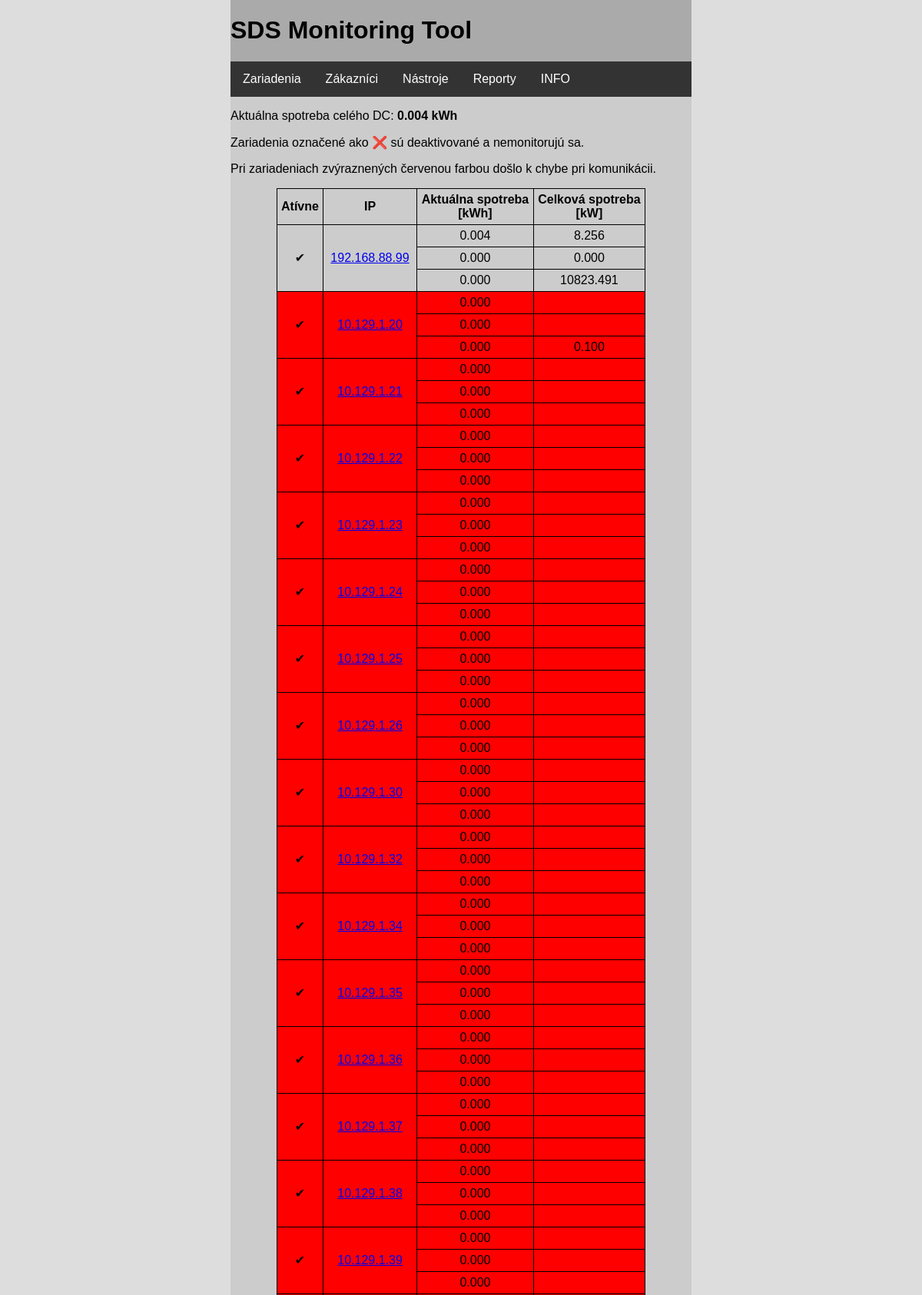
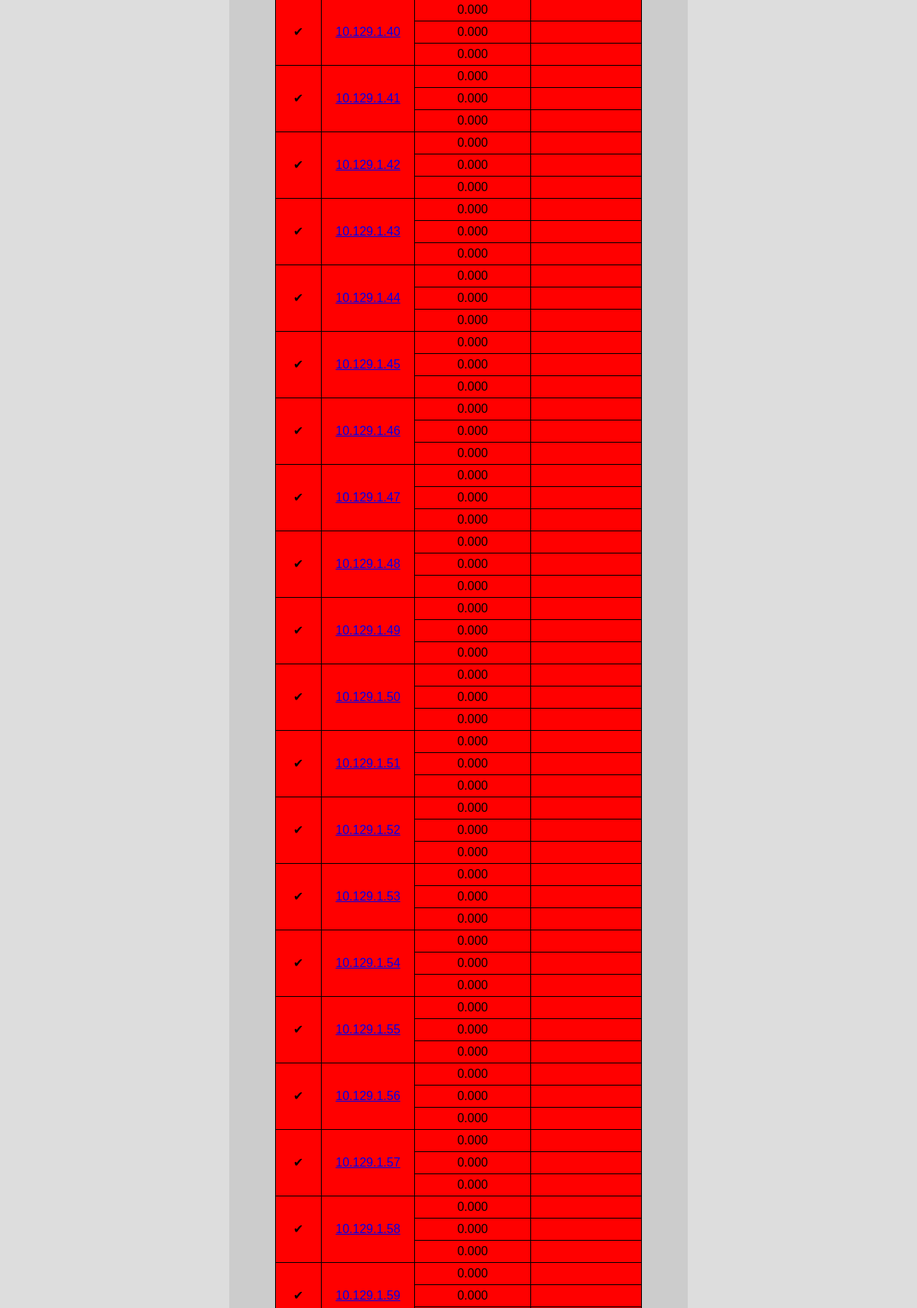
The page /smt/index.php (upper part) on the database its author committed (2 pictures, top to bottom).
### tables this page shows
CREATE TABLE `device` (
  `id` int(11) unsigned NOT NULL AUTO_INCREMENT,
  `name` varchar(20) DEFAULT NULL,
  `ip` varchar(15) NOT NULL,
  `mac` varchar(17) DEFAULT NULL,
  `uptime` int(20) unsigned DEFAULT NULL,
  `fwver` varchar(10) DEFAULT NULL,
  `active` tinyint(1) DEFAULT NULL,
  `s0_1_kw` decimal(11,3) unsigned DEFAULT NULL,
  `s0_1_kwh` decimal(11,3) unsigned DEFAULT NULL,
  `s0_2_kw` decimal(11,3) unsigned DEFAULT NULL,
  `s0_2_kwh` decimal(11,3) unsigned DEFAULT NULL,
  `s0_3_kw` decimal(11,3) unsigned DEFAULT NULL,
  `s0_3_kwh` decimal(11,3) unsigned DEFAULT NULL,
  `failed` tinyint(1) DEFAULT NULL,
  PRIMARY KEY (`id`),
  UNIQUE KEY `ip` (`ip`)
);

### smt/index.php (the view, shortened to what this page needs)
<?php include 'include/main.php'; ?>
<?php
try {
  $conn = pdo_connect_mysql();
  $stmt = $conn->prepare("SELECT active, id, ip, s0_1_kw, s0_1_kwh, s0_2_kw, s0_2_kwh, s0_3_kw, s0_3_kwh, failed FROM device;");
  $stmtSum = $conn->prepare("SELECT SUM(s0_1_kwh) + SUM(s0_2_kwh) + SUM(s0_3_kwh) AS total FROM device WHERE active=1;");
  $stmt->execute();
  $stmtSum->execute();
  $data = $stmt->fetchAll(PDO::FETCH_ASSOC);
  $kwhSum = $stmtSum->fetch(PDO::FETCH_ASSOC);
}
catch(PDOException $e) {
  echo $e->getMessage();
}
?>
    <main>
      <p>Aktuálna spotreba celého DC: <b><?=$kwhSum["total"]; ?> kWh</b></p>
      <p>Zariadenia označené ako &#x274c; sú deaktivované a nemonitorujú sa.</p>
      <p>Pri zariadeniach zvýraznených červenou farbou došlo k chybe pri komunikácii.</p>
      <table align="center" style="text-align: center; width: 80%">
        <tr>
          <th>Atívne</th>
          <th>IP</th>
          <th>Aktuálna spotreba [kWh]</th>
          <th>Celková spotreba [kW]</th>
        </tr>
<?php foreach ($data as $key=>$value): ?>
        <tr>
          <td rowspan="3" <?php if ($value["failed"] and $value["active"]): ?>class="bgWarning"<?php endif ?>><?php echo ($value["active"]) ? utf8_encode("&#x2714;") : utf8_encode("&#x274c;"); ?></td>
          <td rowspan="3" <?php if ($value["failed"] and $value["active"]): ?>class="bgWarning"<?php endif ?>><?php echo '<a href="device.php?id='.$value["id"].'">'.$value["ip"].'</a>'; ?></td>
          <td <?php if ($value["failed"] and $value["active"]): ?>class="bgWarning"<?php endif ?>><?=$value["s0_1_kwh"]; ?></td>
          <td <?php if ($value["failed"] and $value["active"]): ?>class="bgWarning"<?php endif ?>><?=$value["s0_1_kw"]; ?></td>
        </tr>
        <tr>
          <td <?php if ($value["failed"] and $value["active"]): ?>class="bgWarning"<?php endif ?>><?=$value["s0_2_kwh"]; ?></td>
          <td <?php if ($value["failed"] and $value["active"]): ?>class="bgWarning"<?php endif ?>><?=$value["s0_2_kw"]; ?></td>
        </tr>
        <tr>
          <td <?php if ($value["failed"] and $value["active"]): ?>class="bgWarning"<?php endif ?>><?=$value["s0_3_kwh"]; ?></td>
          <td <?php if ($value["failed"] and $value["active"]): ?>class="bgWarning"<?php endif ?>><?=$value["s0_3_kw"]; ?></td>
        </tr>
<?php endforeach; ?>
      </table>
    </main>

### smt/styles/style.css (style rules this page uses)
body { width: 50%; margin: auto; padding: 0; font-family: Tahoma, Verdana, Arial, sans-serif; background-color: #ddd; }
main { margin: 0; padding: 0; overflow: hidden; background-color: #ccc; }
table, td, th { border: 1px solid black; border-collapse: collapse; padding: 5px; }
.bgWarning { background-color: red; animation: bgColourWarning 5s infinite linear; }

### rows shown on the page
device: ip "192.168.88.99", s0_1_kwh "0.004", s0_1_kw "8.256", s0_2_kwh "0.000", s0_2_kw "0.000", s0_3_kwh "0.000", s0_3_kw "10823.491"
device: ip "10.129.1.20", s0_1_kwh "0.000", failed 1 (drawn), s0_2_kwh "0.000", s0_3_kwh "0.000", s0_3_kw "0.100"
device: ip "10.129.1.21", s0_1_kwh "0.000", failed 1 (drawn), s0_2_kwh "0.000", s0_3_kwh "0.000"
device: ip "10.129.1.22", s0_1_kwh "0.000", failed 1 (drawn), s0_2_kwh "0.000", s0_3_kwh "0.000"
device: ip "10.129.1.23", s0_1_kwh "0.000", failed 1 (drawn), s0_2_kwh "0.000", s0_3_kwh "0.000"
device: ip "10.129.1.24", s0_1_kwh "0.000", failed 1 (drawn), s0_2_kwh "0.000", s0_3_kwh "0.000"
device: ip "10.129.1.25", s0_1_kwh "0.000", failed 1 (drawn), s0_2_kwh "0.000", s0_3_kwh "0.000"
device: ip "10.129.1.26", s0_1_kwh "0.000", failed 1 (drawn), s0_2_kwh "0.000", s0_3_kwh "0.000"
device: ip "10.129.1.30", s0_1_kwh "0.000", failed 1 (drawn), s0_2_kwh "0.000", s0_3_kwh "0.000"
device: ip "10.129.1.32", s0_1_kwh "0.000", failed 1 (drawn), s0_2_kwh "0.000", s0_3_kwh "0.000"
device: ip "10.129.1.34", s0_1_kwh "0.000", failed 1 (drawn), s0_2_kwh "0.000", s0_3_kwh "0.000"
device: ip "10.129.1.35", s0_1_kwh "0.000", failed 1 (drawn), s0_2_kwh "0.000", s0_3_kwh "0.000"
device: ip "10.129.1.36", s0_1_kwh "0.000", failed 1 (drawn), s0_2_kwh "0.000", s0_3_kwh "0.000"
device: ip "10.129.1.37", s0_1_kwh "0.000", failed 1 (drawn), s0_2_kwh "0.000", s0_3_kwh "0.000"
device: ip "10.129.1.38", s0_1_kwh "0.000", failed 1 (drawn), s0_2_kwh "0.000", s0_3_kwh "0.000"
device: ip "10.129.1.39", s0_1_kwh "0.000", failed 1 (drawn), s0_2_kwh "0.000", s0_3_kwh "0.000"
device: ip "10.129.1.40", s0_1_kwh "0.000", failed 1 (drawn), s0_2_kwh "0.000", s0_3_kwh "0.000"
device: ip "10.129.1.41", s0_1_kwh "0.000", failed 1 (drawn), s0_2_kwh "0.000", s0_3_kwh "0.000"
device: ip "10.129.1.42", s0_1_kwh "0.000", failed 1 (drawn), s0_2_kwh "0.000", s0_3_kwh "0.000"
device: ip "10.129.1.43", s0_1_kwh "0.000", failed 1 (drawn), s0_2_kwh "0.000", s0_3_kwh "0.000"
device: ip "10.129.1.44", s0_1_kwh "0.000", failed 1 (drawn), s0_2_kwh "0.000", s0_3_kwh "0.000"
device: ip "10.129.1.45", s0_1_kwh "0.000", failed 1 (drawn), s0_2_kwh "0.000", s0_3_kwh "0.000"
device: ip "10.129.1.46", s0_1_kwh "0.000", failed 1 (drawn), s0_2_kwh "0.000", s0_3_kwh "0.000"
device: ip "10.129.1.47", s0_1_kwh "0.000", failed 1 (drawn), s0_2_kwh "0.000", s0_3_kwh "0.000"
device: ip "10.129.1.48", s0_1_kwh "0.000", failed 1 (drawn), s0_2_kwh "0.000", s0_3_kwh "0.000"
device: ip "10.129.1.49", s0_1_kwh "0.000", failed 1 (drawn), s0_2_kwh "0.000", s0_3_kwh "0.000"
device: ip "10.129.1.50", s0_1_kwh "0.000", failed 1 (drawn), s0_2_kwh "0.000", s0_3_kwh "0.000"
device: ip "10.129.1.51", s0_1_kwh "0.000", failed 1 (drawn), s0_2_kwh "0.000", s0_3_kwh "0.000"
device: ip "10.129.1.52", s0_1_kwh "0.000", failed 1 (drawn), s0_2_kwh "0.000", s0_3_kwh "0.000"
device: ip "10.129.1.53", s0_1_kwh "0.000", failed 1 (drawn), s0_2_kwh "0.000", s0_3_kwh "0.000"
device: ip "10.129.1.54", s0_1_kwh "0.000", failed 1 (drawn), s0_2_kwh "0.000", s0_3_kwh "0.000"
device: ip "10.129.1.55", s0_1_kwh "0.000", failed 1 (drawn), s0_2_kwh "0.000", s0_3_kwh "0.000"
device: ip "10.129.1.56", s0_1_kwh "0.000", failed 1 (drawn), s0_2_kwh "0.000", s0_3_kwh "0.000"
device: ip "10.129.1.57", s0_1_kwh "0.000", failed 1 (drawn), s0_2_kwh "0.000", s0_3_kwh "0.000"
device: ip "10.129.1.58", s0_1_kwh "0.000", failed 1 (drawn), s0_2_kwh "0.000", s0_3_kwh "0.000"
device: ip "10.129.1.59", s0_1_kwh "0.000", failed 1 (drawn), s0_2_kwh "0.000"

### other values the page prints
$kwhSum["total"] "0.004"
